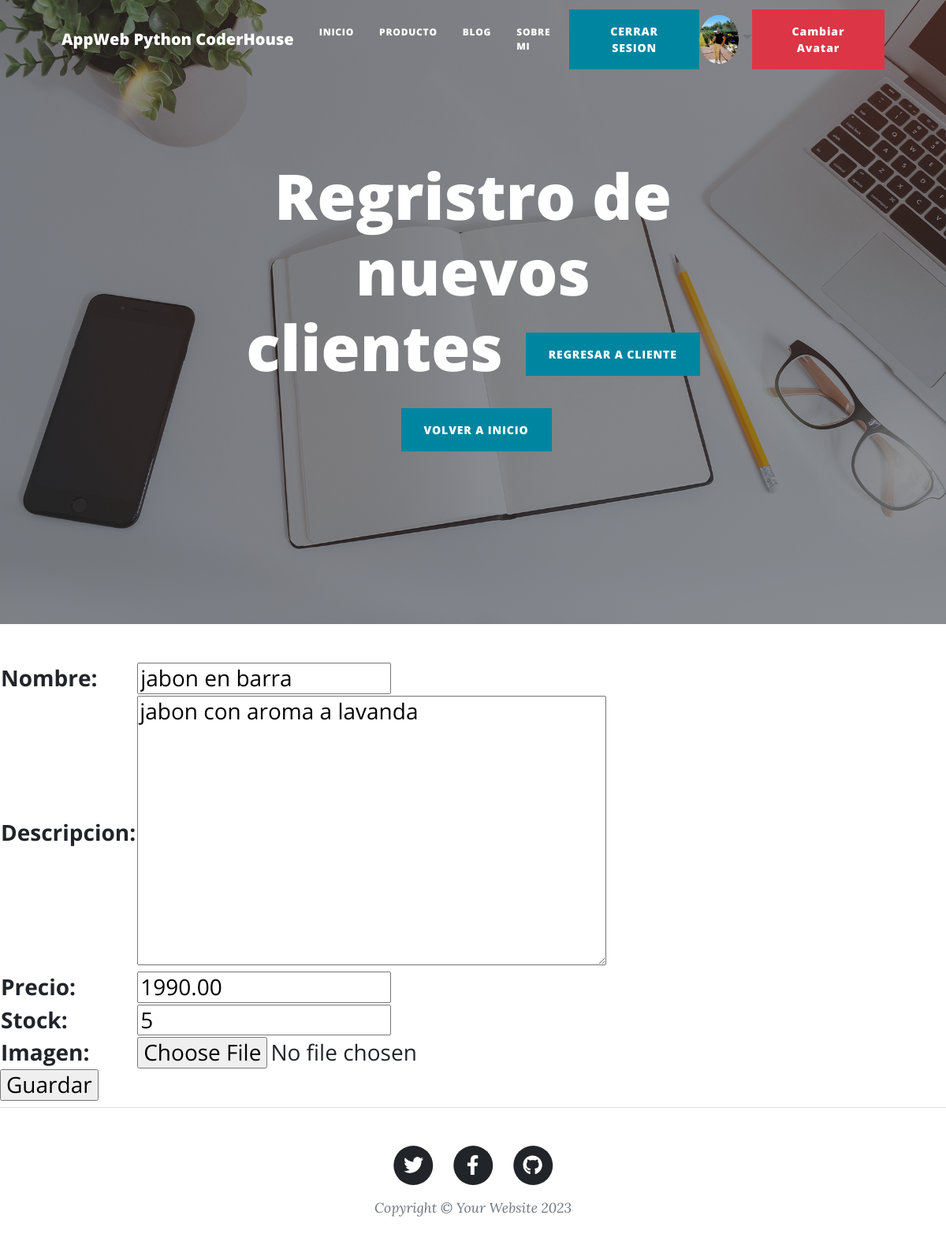
Page /appweb/editaProducto/jabon en barra/ (signed in) on the committed database.
### appweb/models.py (models this page shows, shortened)
class Avatar(models.Model):
    user = models.ForeignKey(User, on_delete=models.CASCADE)
    imagen = models.ImageField(upload_to='avatares', null=True, blank = True)

class Producto(models.Model):
    nombre = models.CharField(max_length=100)
    descripcion = models.TextField()
    precio = models.DecimalField(max_digits=10, decimal_places=2)
    stock = models.PositiveIntegerField()
    imagen = models.ImageField(upload_to='producto', null=True)

### appweb/views.py (the view)
# urls.py: path('editaProducto/<producto_nombre>/',actualizarProducto, name='editarProducto'),
@login_required
def actualizarProducto(request,producto_nombre):
    ProductoElegido =Producto.objects.get(nombre=producto_nombre)
    if request.method == "POST":
        miFormulario = ProductoFormulario(request.POST)
        if miFormulario.is_valid():
            informacion = miFormulario.cleaned_data
            ProductoElegido.nombre = informacion["nombre"]
            ProductoElegido.descripcion = informacion["descripcion"]
            ProductoElegido.precio = informacion["precio"]
            ProductoElegido.stock = informacion["stock"]
            ProductoElegido.imagen = informacion["imagen"]
            ProductoElegido.save()
            return render(request, "appweb/inicio.html")
    else:
        miFormulario = ProductoFormulario(initial={"nombre": ProductoElegido.nombre,
                                                "descripcion": ProductoElegido.descripcion,
                                                "precio": ProductoElegido.precio,
                                                "stock": ProductoElegido.stock,
                                                "imagen": ProductoElegido.imagen})
    return render(request, "appweb/registro_producto.html", {"form": miFormulario})

### appweb/forms.py
class ProductoFormulario(forms.Form):
    nombre = forms.CharField(max_length=100)
    descripcion = forms.CharField(widget=forms.Textarea)
    precio = forms.DecimalField(max_digits=10, decimal_places=2)
    stock = stock = forms.IntegerField(min_value=0)
    imagen = forms.ImageField(required=False)

### appweb/templates/appweb/registro_producto.html
{% extends 'appweb/padre.html' %}
{% block titulo %}
Regristro de nuevos clientes
<a class="btn btn-primary text-uppercase ms-2" href="{% url 'Producto' %}">Regresar a Cliente</a>
<a class="btn btn-primary text-uppercase ms-2" href="{% url 'Inicio' %}">Volver a Inicio</a>
{% endblock %}
{% block formulario %}
<form action="" method="POST"> {% csrf_token %}
    <table>
        {{form.as_table}}
    </table>
    <input type="submit" value="Guardar">
</form>
{% endblock %}

### appweb/templates/appweb/padre.html (shortened to what this page needs)
<!DOCTYPE html>
<html lang="en">
    <head>
        {% load static %}
        <link href="{% static 'appweb/css/styles.css' %}" rel="stylesheet" />
    </head>
    <body>
        <nav class="navbar navbar-expand-lg navbar-light" id="mainNav">
            <div class="container px-4 px-lg-5">
                <a class="navbar-brand" href="{% url 'Inicio'%}">AppWeb Python CoderHouse</a>
                <div class="collapse navbar-collapse" id="navbarResponsive">
                        <ul class="navbar-nav ms-auto py-4 py-lg-0">
                            <li class="nav-item"><a class="nav-link px-lg-3 py-3 py-lg-4" href="{% url 'Inicio' %}" >Inicio</a></li>
                            <li class="nav-item"><a class="nav-link px-lg-3 py-3 py-lg-4" href="{% url 'Producto' %}">Producto</a></li>
                            <li class="nav-item"><a class="nav-link px-lg-3 py-3 py-lg-4" href="{% url 'agregarComenterio' %}">Blog</a></li>
                            <li class="nav-item"><a class="nav-link px-lg-3 py-3 py-lg-4" href="contact.html">Sobre Mi</a></li>
                        </ul>
                        {% if request.user.is_authenticated %}
                            <a class="btn btn-primary text-uppercase ms-2" href="{% url 'Logout' %}">Cerrar Sesion</a>
                            {% if request.user.avatar_set.exists %}
                                <a class="nav-link dropdown-toggle text-muted waves-effect waves-dark pro-pic" href="" data-toggle="dropdown" aria-haspopup="true" aria-expanded="false"><img  src="{{ request.user.avatar_set.first.imagen.url }}" alt="Avatar de {{ request.user.username }}" class="rounded-circle" width="50"></a>
                                <a class="btn btn-danger" href="{% url 'AgregarAvatar' %}">Cambiar Avatar</a>
                            {% endif %}
                    {% else %}
                    <a class="btn btn-primary text-uppercase ms-2" href="{% url 'Register' %}">Registro</a>
                    <a class="btn btn-primary text-uppercase ms-2" href="{% url 'Login' %}">Iniciar Sesion</a>
                    {% endif %}
                </div>
            </div>
        </nav>
        <header class="masthead" style="background-image: url('assets/img/home-bg.jpg')">
            <div class="container position-relative px-4 px-lg-5">
                <div class="row gx-4 gx-lg-5 justify-content-center">
                    <div class="col-md-10 col-lg-8 col-xl-7">
                        <div class="site-heading">
                            <h1>
                                {% block titulo %}
                                {% endblock %}
                            </h1>
                        </div>
                    </div>
                </div>
            </div>
        </header>
        <h3>
            {% block formulario %}
            {% endblock %}
        </h3>
        <footer class="border-top">
            <div class="container px-4 px-lg-5">
                <div class="row gx-4 gx-lg-5 justify-content-center">
                    <div class="col-md-10 col-lg-8 col-xl-7">
                        <ul class="list-inline text-center">
                            <li class="list-inline-item">
                                <a href="#!">
                                    <span class="fa-stack fa-lg">
                                        <i class="fas fa-circle fa-stack-2x"></i>
                                        <i class="fab fa-twitter fa-stack-1x fa-inverse"></i>
                                    </span>
                                </a>
                            </li>
                            <li class="list-inline-item">
                                <a href="#!">
                                    <span class="fa-stack fa-lg">
                                        <i class="fas fa-circle fa-stack-2x"></i>
                                        <i class="fab fa-facebook-f fa-stack-1x fa-inverse"></i>
                                    </span>
                                </a>
                            </li>
                            <li class="list-inline-item">
                                <a href="#!">
                                    <span class="fa-stack fa-lg">
                                        <i class="fas fa-circle fa-stack-2x"></i>
                                        <i class="fab fa-github fa-stack-1x fa-inverse"></i>
                                    </span>
                                </a>
                            </li>
                        </ul>
                        <div class="small text-center text-muted fst-italic">Copyright &copy; Your Website 2023</div>
                    </div>
                </div>
            </div>
        </footer>
    </body>
</html>

### rows in the picture
Producto: nombre "jabon en barra", descripcion "jabon con aroma a lavanda", precio "1990.00", stock "5"
